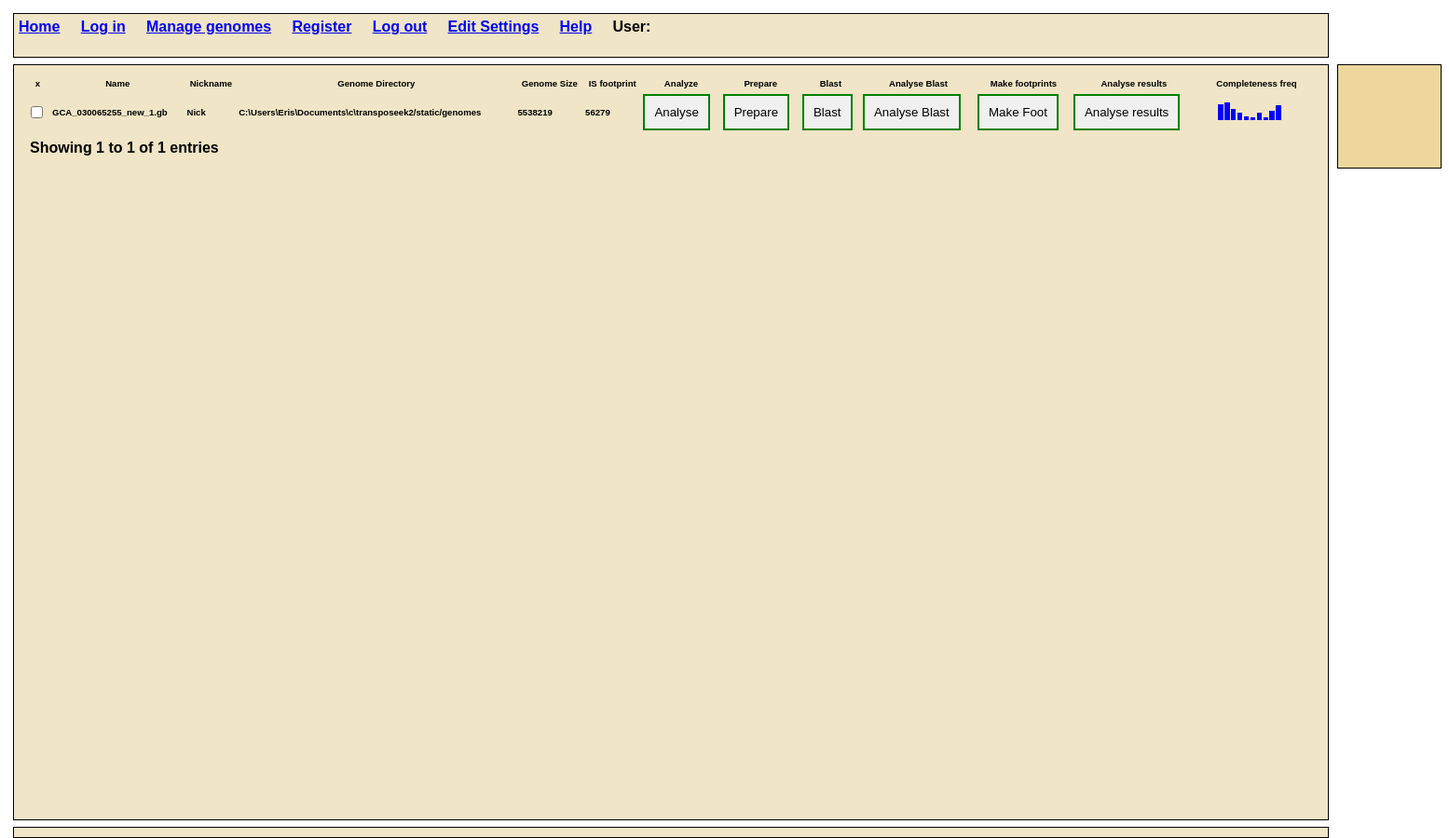
The app's page / (signed in) with its own data.
### event/models.py (models this page shows)
class genomeEntry(models.Model):
    name=models.CharField('name',max_length=120)
    path=models.CharField('path',max_length=120,default="-1")
    extra=models.CharField('extra',max_length=120)
    is_dir=models.CharField('is_dir',max_length=120,default=-1)
    description=models.TextField(blank=True)
    contigs_num=models.IntegerField('contigs_num',default=-1)
    genome_size=models.IntegerField('genome_size',default=-1)
    footprint_size=models.IntegerField('footprint_size',default=-1)
    button_analyse_isok=models.TextField('button_analyse_isok',default="red")
    button_prepare_isok=models.TextField('button_prepare_isok',default="red")
    button_blast_isok=models.TextField('button_blast_isok',default="red")
    button_blastanal_isok=models.TextField('button_blastanal_isok',default="red")
    button_footprints_isok=models.TextField('button_footprints_isok',default="red")
    button_analyse_results_isok=models.TextField('button_analyse_results_isok',default="red")
    files_num=models.IntegerField('files_num',default=-1)
    footprints=models.ManyToManyField(Footprint,blank=True)
    work_files_dir=models.CharField('work_files_dir',max_length=120,default="D:/workfiles/")
    concat_fasta_file=models.CharField('concat_fasta_file',max_length=120,default="")
    blast_results_file=models.CharField('blast_results_file',max_length=120,default="")
    blast_analysis_file=models.CharField('blast_analysis_file',max_length=120,default="")
    analysed_gb_files=models.CharField('analysed_gb_files',max_length=120,default="")
    is_list_csv_file=models.CharField('is_list_csv_file',max_length=120,default="")
    is_frequency_pic=models.CharField('is_frequency_pic',max_length=120,default="")
    def __str__(self):
	    return self.name

### event/views.py (the view, shortened to what this page needs)
# urls.py: path('',views.home,name="home"),
def home(request):
    user=request.user
    if request.method == 'POST':
        sent_action = request.POST.get('command')
        sent_answer = request.POST.get('answer')
        print("sent action")
        print(sent_action)
        if sent_action == 'analyzefile':
            sent_answer = request.POST.get('answer')
            genObj = genomeEntry.objects.filter(name=sent_answer).first()
            genomeFullPath=genObj.path+"/"+genObj.name
            contigs=getGenomeInfo(genomeFullPath)
            genObj.contigs_num=int(contigs[0])
            genObj.genome_size=int(contigs[1])
            genObj.save()
            dbsquares=getDatabaseAndView()
            sent_path=user.userprofile.current_genome_dir
            checkButtons()
            return render(request,'event/home.html',{'squaredb':dbsquares})
        if sent_action == 'prepare':
            sent_answer = request.POST.get('answer')
            genObj = genomeEntry.objects.filter(name=sent_answer).first()
            genomeFullPath=genObj.path+"/"+genObj.name
            contigs=prepareGenomeForBlast(genomeFullPath,genObj,sent_answer,user)
            genObj.contigs_num=contigs[0]
            genObj.genome_size=contigs[1]
            genObj.save()
            dbsquares=getDatabaseAndView()
            sent_path=user.userprofile.current_genome_dir
            checkButtons()
            return render(request,'event/home.html',{'squaredb':dbsquares})
        if sent_action == 'blast':
            print("sent_command blast")
            sent_answer = request.POST.get('answer')
            genObj = genomeEntry.objects.filter(name=sent_answer).first()
            genomeFullPath=genObj.path+"/"+genObj.name
            doblast(genomeFullPath,genObj,sent_answer,user)
            dbsquares=getDatabaseAndView()
            sent_path=user.userprofile.current_genome_dir
            checkButtons()
            return render(request,'event/home.html',{'squaredb':dbsquares})
        if sent_action == 'analyseblast':
            print("sent_command analyse blast")
            sent_answer = request.POST.get('answer')
            genObj = genomeEntry.objects.filter(name=sent_answer).first()
            analyseblast(genObj,sent_answer,user)
            dbsquares=getDatabaseAndView()
            sent_path=user.userprofile.current_genome_dir
            checkButtons()
            return render(request,'event/home.html',{'squaredb':dbsquares})
        if sent_action == 'make_footprint':
            print("sent_command make_footprint")
            sent_answer = request.POST.get('answer')
            genObj = genomeEntry.objects.filter(name=sent_answer).first()
            analyse_footprints(genObj,sent_answer,user)
            dbsquares=getDatabaseAndView()
            sent_path=user.userprofile.current_genome_dir
            checkButtons()
            return render(request,'event/home.html',{'squaredb':dbsquares})
        if sent_action == 'analyse_results':
            print("sent_command analyse_results")
            sent_answer = request.POST.get('answer')
            genObj = genomeEntry.objects.filter(name=sent_answer).first()
            analyse_results(genObj,sent_answer,user)
            dbsquares=getDatabaseAndView()
            sent_path=user.userprofile.current_genome_dir
            checkButtons()
            return render(request,'event/home.html',{'squaredb':dbsquares})
        file_list = ["test1","testt2"]#os.listdir(directory_path)
        items = []
        for file_name in file_list:
            item = ListItem(name=file_name)
            items.append(item)
            print(file_name)
        dbsquares=getDatabaseAndView()
        sent_path=user.userprofile.current_genome_dir
        return render(request,'event/home.html',{'squaredb':dbsquares})
    else: # if request method was not post
        dbsquares=getDatabaseAndView()
        file_list = ["test1","testt2"]#os.listdir(directory_path)
        items = []
        for file_name in file_list:
            item = ListItem(name=file_name)
            items.append(item)
        checkButtons()
        try:
            sent_path=user.userprofile.current_genome_dir
        except:
            sent_path=""
        return render(request,'event/home.html',{'squaredb':dbsquares})

### event/views.py (called while the page is built)
def checkButtons():
    genomeentrylist=genomeEntry.objects.all()
    for genomme in genomeentrylist:
        if is_valid_file(genomme.path+"/"+genomme.name):
            genomme.button_analyse_isok="green"
            genomme.button_prepare_isok="green"
            genomme.save()
        if is_valid_concat_file(genomme.concat_fasta_file):
            genomme.button_blast_isok="green"
            genomme.save()
        if is_valid_blastresults_file(genomme.blast_results_file):
            genomme.button_blastanal_isok="green"
            genomme.save()
        if genomme.footprints.all().exists():
            genomme.button_footprints_isok="green"
            genomme.save()
        if is_valid_analysed_gb_file(genomme.analysed_gb_files):
            genomme.button_analyse_results_isok="green"
            genomme.save()
    return()

def is_valid_file(path):
    return os.path.isfile(path) and path.lower().endswith(('.gb', '.fa', '.fasta','.gbk', '.gbff', '.fna'))

def is_valid_concat_file(path):
    return os.path.isfile(path) and path.lower().endswith(('_conc.fa'))

def is_valid_blastresults_file(path):
    return os.path.isfile(path) and path.lower().endswith(('_blast1results.xml'))

def is_valid_analysed_gb_file(path):
    return os.path.isfile(path) and path.lower().endswith(('.gb'))

def getDatabaseAndView():
    dbsquares = genomeEntry.objects.all()
    return (dbsquares)

### event/templates/event/home.html (shortened to what this page needs)
{% extends 'event/base.html' %}
{% load static %}
{% load my_tags %}
{%block content%}
<!DOCTYPE html>
<html>
  <head>
  </head>
  <body>
    <div class="container">
     <div class="header">
          <a class="nav-link" href="{% url 'home' %}">Home</a>&nbsp;&nbsp;&nbsp;&nbsp;
          <a class="nav-link" href="{% url 'login' %}">Log in</a>&nbsp;&nbsp;&nbsp;&nbsp;
          <a class="nav-link" href="{% url 'managegenomes' %}">Manage genomes</a>&nbsp;&nbsp;&nbsp;&nbsp;
            <a class="nav-link" href="{% url 'register_user' %}">Register</a>&nbsp;&nbsp;&nbsp;&nbsp;
            <a class="nav-link" href="{% url 'logout' %}">Log out</a>&nbsp;&nbsp;&nbsp;&nbsp;
            <a class="nav-link" href="{% url 'editSettings' %}"> Edit Settings</a>&nbsp;&nbsp;&nbsp;&nbsp;
            <a class="nav-link" href="{% url 'help' %}">Help</a>&nbsp;&nbsp;&nbsp;&nbsp;
          User: {{user.userprofile}}
     </div>
     <div class="content-large">
      <table id="example" class="table table-striped" style="width:100%">
        <thead>
            <tr>
              <th>x</th>
                <th>Name</th>
                <th>Nickname</th>
                <th>Genome Directory</th>
                <th>Genome Size</th>
                <th>IS footprint</th>
                <th>Analyze</th>
                <th>Prepare</th>
                <th>Blast</th>
                <th> Analyse Blast</th>
                <th> Make footprints</th>
                <th> Analyse results</th>
                <th> Completeness freq</th>
            </tr>
        </thead>
        <tbody>
          {% for item in squaredb %}
          <tr>
            <td><input type="checkbox" name="{{ item }}" {% if item.is_checked %}checked{% endif %}></td>
            <td> {{item.name}}</td>
            <td> Nick</td>
            <td> {{item.path}}</td>
            <td> {{item.genome_size}}</td>
            <td> {{item.footprint_size}}</td>
            <td><button class="myButton2" style="border: 2px solid {{ item.button_analyse_isok }}" onclick="getGenomeSize('{{ item.name }}')">Analyse</button></td>
            <td><button class="myButton2" style="border: 2px solid {{ item.button_prepare_isok }}" onclick="prepare('{{ item.name }}')">Prepare</button></td>
            <td><button class="myButton2" style="border: 2px solid {{ item.button_blast_isok }}" onclick="blast('{{ item.name }}')">Blast</button></td>
            <td><button class="myButton2" style="border: 2px solid {{ item.button_blastanal_isok }}" onclick="analyse_blast('{{ item.name }}')">Analyse Blast</button></td>
            <td><button class="myButton2" style="border: 2px solid {{ item.button_footprints_isok }}" onclick="make_foot('{{ item.name }}')">Make Foot</button></td>
            <td><button class="myButton2" style="border: 2px solid {{ item.button_analyse_results_isok }}" onclick="analyse_results('{{ item.name }}')">Analyse results</button></td>
            <td>
              {% if item.is_frequency_pic %}
                  <img src="{{ STATIC_URL }}event/images/{{ item.is_frequency_pic}}" alt="Image 2">
              {% else %}
                  <img src="{{ STATIC_URL }}event/images/blank.png" alt="Default Image">
              {% endif %}
          </td>
          </tr>
        {% endfor %}
    </table>
    </div>
    <div class="content-question_answer">
     </div>
   <div class="footer">
    </div>
{%endblock%}

### event/templates/event/home.html (style rules this page uses)
.container { width: 100vw; height: 100vh; font-family: Arial, Helvetica, sans-serif; font-weight: bold; font-size: 2; display: grid; grid-template-columns:700px 1fr 50 px; grid-template-rows: 50px 1fr 1fr 50px; gap: 5px; padding: 5px; box-sizing: border-box; position: relative; outline: none; }
.container div { padding: 5px; margin: 1px; z-index: 1; }
.header { width: 1400px; grid-column-start: 1; grid-column-end: 4; outline: 2px; border: 1px solid #000000; background-color: rgb(240, 229, 198); }
.myButton2 { padding: 10px; background-color: #f0f0f0; }
.content-large { grid-row-start: 2; grid-row-end: span 1; grid-column-start: 1; height: 800px; width: 1400px; outline: 1px; border: 1px solid #000000; background-color: rgb(240, 229, 198); align-items: center; overflow: auto; }
.content-question_answer { width: 100px; height: 100px; font-family: "IM Fell DW Pica","EB Garamond", serif; border: 1px solid #000000; padding: 5px; margin: 0px; z-index: 1; background-color: rgb(237, 215, 156); }
.footer { width: 1400px; grid-column-start: 1; grid-column-end: span 3; grid-row-start: 3; border: 1px solid #000000; background-color: rgb(240, 229, 198); }
.dataTable { font-size: 0.6em; }

### records on screen
genomeEntry: name "GCA_030065255_new_1.gb", path "C:\\Users\\Eris\\Documents\\c\\transposeek2/static/genomes", genome_size "5538219", footprint_size "56279", is_frequency_pic (picture)
